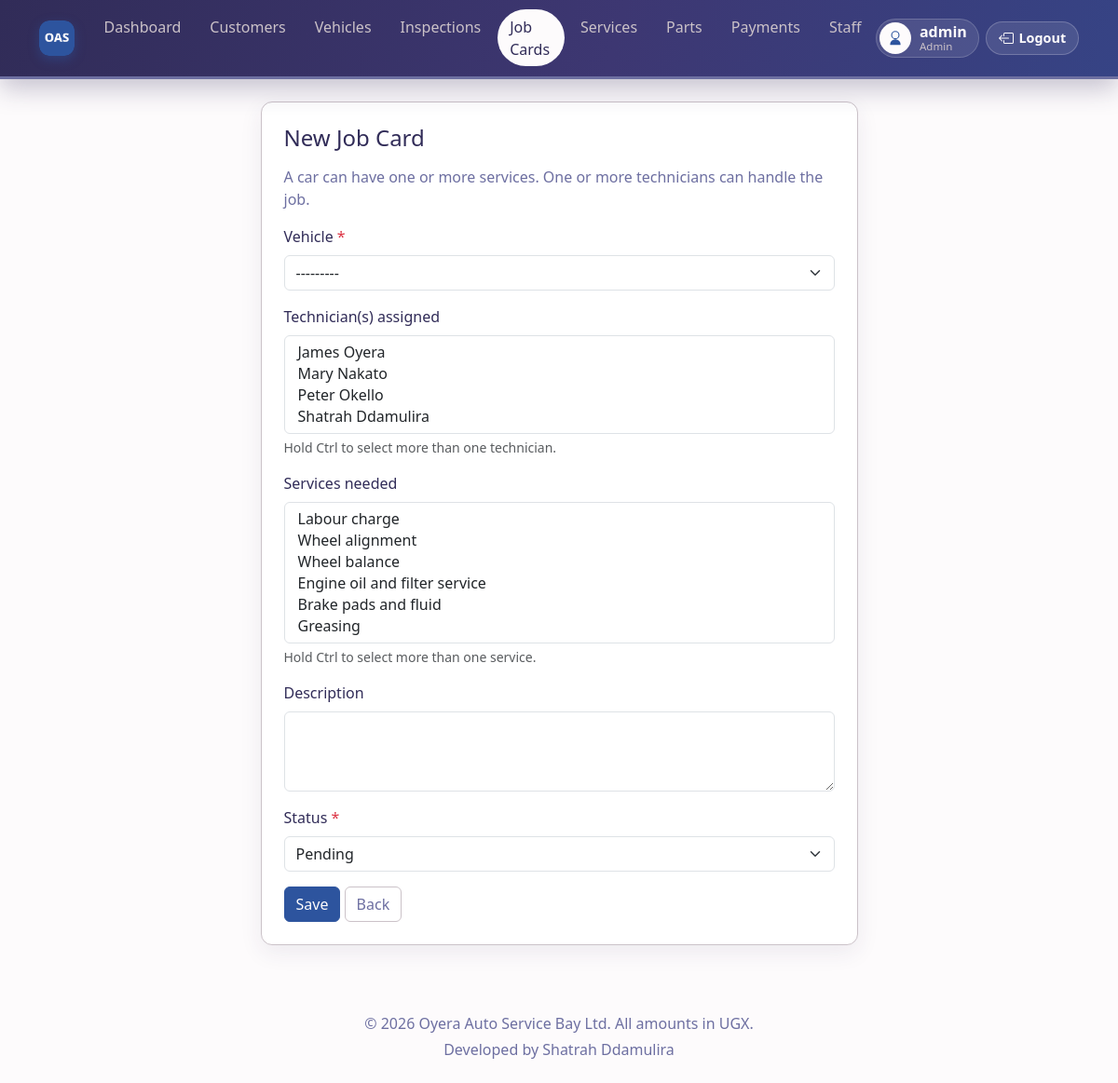
/orders/add/ (signed in), run on the app's committed database.
### orders/models.py (models this page shows)
class Vehicle(models.Model):
    SIZE_CHOICES = [
        ('Heavy', 'Heavy'),
        ('Commercial', 'Commercial'),
        ('Small', 'Small'),
    ]
    vehicle_id = models.AutoField(primary_key=True)
    customer = models.ForeignKey(Customer, on_delete=models.CASCADE)
    size = models.CharField(max_length=20, choices=SIZE_CHOICES)
    car_model = models.CharField(max_length=50, blank=True)
    number_plate = models.CharField(max_length=20)
    def __str__(self):
        return f"{self.number_plate} ({self.car_model})"

### services/models.py (models this page shows)
class Service(models.Model):
    service_id = models.AutoField(primary_key=True)
    service_name = models.CharField(max_length=50)
    description = models.TextField()
    unit_cost = models.DecimalField(max_digits=15, decimal_places=2)
    def __str__(self):
        return self.service_name

### orders/views.py (the view)
# urls.py: path('add/', views.order_add, name='order_add'),
@role_required(ADMIN, SENIOR)
def order_add(request):
    if request.method == 'POST':
        form = OrderForm(request.POST)
        if form.is_valid():
            form.save()
            messages.success(request, 'Job card saved.')
            return redirect('order_list')
    else:
        form = OrderForm(initial=_form_initial(request, 'vehicle'))
    return render(request, 'orders/simple_form.html', {
        'form': form,
        'title': 'New Job Card',
        'note': 'A car can have one or more services. One or more technicians can handle the job.',
        'cancel_url': 'order_list',
    })

### orders/forms.py (shortened to what this page needs)
class OrderForm(forms.ModelForm):
    use_required_attribute = False
    class Meta:
        model = Order
        fields = ['vehicle', 'technicians', 'service', 'description', 'status']
        widgets = {
            'vehicle': forms.Select(attrs={'class': 'form-select'}),
            'technicians': forms.SelectMultiple(attrs={'class': 'form-select', 'size': 4}),
            'service': forms.SelectMultiple(attrs={'class': 'form-select', 'size': 6}),
            'description': forms.Textarea(attrs={'class': 'form-control', 'rows': 3}),
            'status': forms.Select(attrs={'class': 'form-select'}),
        }
        labels = {
            'service': 'Services needed',
            'technicians': 'Technician(s) assigned',
        }
        help_texts = {
            'technicians': 'Hold Ctrl to select more than one technician.',
            'service': 'Hold Ctrl to select more than one service.',
        }
        error_messages = {
            'vehicle': {'required': 'Select the vehicle for this job card.'},
        }

### employees/access.py (called while the page is built)
def user_role(user):
    if not user.is_authenticated:
        return None
    if user.is_superuser:
        return ADMIN
    employee = getattr(user, 'employee', None)
    if employee:
        return employee.job_role
    return None

def role_required(*roles):
    def decorator(view_func):
        @login_required
        @wraps(view_func)
        def wrapped(request, *args, **kwargs):
            if user_role(request.user) not in roles:
                messages.error(request, 'You are not allowed to open that page.')
                return redirect('home')
            return view_func(request, *args, **kwargs)
        return wrapped
    return decorator

### employees/models.py (called while the page is built)
    def __str__(self):
        return self.employee_name

### orders/views.py (called while the page is built)
def _form_initial(request, *fields):
    initial = {}
    for field in fields:
        value = request.GET.get(field)
        if value:
            initial[field] = value
    return initial

### orders/templates/orders/simple_form.html (shortened to what this page needs)
{% extends "base.html" %}
{% block content %}
<div class="row justify-content-center">
    <div class="col-md-7">
        <div class="page-card p-4">
            <h1 class="h4 mb-3">{{ title }}</h1>
            {% if note %}<p class="text-muted">{{ note }}</p>{% endif %}
            <form method="post" novalidate>
                {% include 'includes/form_fields.html' %}
                <button class="btn btn-bay" type="submit">Save</button>
                <a href="{% url cancel_url|default:'home' %}" class="btn btn-outline-secondary">Back</a>
            </form>
        </div>
    </div>
</div>
{% endblock %}

### oas/templates/base.html (shortened to what this page needs)
{% load static %}
<!DOCTYPE html>
<html lang="en">
<head>
    <link href="https://cdn.jsdelivr.net/npm/bootstrap@5.3.3/dist/css/bootstrap.min.css" rel="stylesheet">
</head>
<body class="{% block body_class %}{% endblock %}">
{% if user.is_authenticated %}
{% with url_name=request.resolver_match.url_name|default:'' %}
<nav class="navbar navbar-expand-lg navbar-dark sticky-top app-nav mb-4">
    <div class="container">
        <a class="navbar-brand d-flex align-items-center" href="{% url 'home' %}" title="OAS Bay">
            <img src="{% static 'employees/logo.png' %}" alt="OAS Bay" class="brand-mark" width="38" height="38">
        </a>
        <div class="d-flex align-items-center order-lg-3 ms-auto ms-lg-0">
            <div class="profile-chip" title="{{ profile_name }}">
                <span class="profile-icon" aria-hidden="true">
                    <svg xmlns="http://www.w3.org/2000/svg" width="18" height="18" fill="currentColor" viewBox="0 0 16 16">
                        <path d="M8 8a3 3 0 1 0 0-6 3 3 0 0 0 0 6m4-3a4 4 0 1 1-8 0 4 4 0 0 1 8 0M8 9a5 5 0 0 0-5 5 .5.5 0 0 0 .5.5h9a.5.5 0 0 0 .5-.5 5 5 0 0 0-5-5"/>
                    </svg>
                </span>
                <span class="d-none d-md-block">
                    <strong>{{ profile_name }}</strong>
                    <small>{{ role_label }}</small>
                </span>
            </div>
            <form method="post" action="{% url 'logout' %}" class="d-inline">
                <button type="submit" class="logout-btn" title="Logout">
                    <span class="d-none d-sm-inline">Logout</span>
                </button>
            </form>
        </div>
        <div class="collapse navbar-collapse order-lg-2" id="mainNav">
            <ul class="navbar-nav mx-lg-auto my-2 my-lg-0">
                <li class="nav-item"><a class="nav-link {% if url_name == 'home' %}active{% endif %}" href="{% url 'home' %}">Dashboard</a></li>
                {% if can_manage_customers %}
                <li class="nav-item"><a class="nav-link {% if url_name == 'customer_list' or url_name == 'customer_add' %}active{% endif %}" href="{% url 'customer_list' %}">Customers</a></li>
                <li class="nav-item"><a class="nav-link {% if url_name == 'vehicle_list' or url_name == 'vehicle_add' %}active{% endif %}" href="{% url 'vehicle_list' %}">Vehicles</a></li>
                {% endif %}
                {% if can_inspect %}
                <li class="nav-item"><a class="nav-link {% if url_name == 'inspection_list' or url_name == 'inspection_add' %}active{% endif %}" href="{% url 'inspection_list' %}">Inspections</a></li>
                {% endif %}
                {% if can_view_jobs %}
                <li class="nav-item"><a class="nav-link {% if url_name == 'order_list' or url_name == 'order_add' or url_name == 'order_detail' %}active{% endif %}" href="{% url 'order_list' %}">Job Cards</a></li>
                {% endif %}
                {% if can_view_services %}
                <li class="nav-item"><a class="nav-link {% if url_name == 'service_list' or url_name == 'service_add' or url_name == 'service_edit' %}active{% endif %}" href="{% url 'service_list' %}">Services</a></li>
                {% endif %}
                {% if can_view_parts %}
                <li class="nav-item"><a class="nav-link " href="{% url 'part_list' %}">{% if is_technician %}Issued parts{% else %}Parts{% endif %}</a></li>
                {% endif %}
                {% if can_manage_payments %}
                <li class="nav-item"><a class="nav-link {% if url_name == 'payment_list' or url_name == 'payment_add' or url_name == 'receipt_view' %}active{% endif %}" href="{% url 'payment_list' %}">Payments</a></li>
                {% elif can_view_receipts %}
                <li class="nav-item"><a class="nav-link {% if url_name == 'payment_list' or url_name == 'receipt_view' %}active{% endif %}" href="{% url 'payment_list' %}">Receipts</a></li>
                {% endif %}
                {% if can_manage_staff %}
                <li class="nav-item"><a class="nav-link " href="{% url 'employee_list' %}">Staff</a></li>
                {% endif %}
            </ul>
        </div>
    </div>
</nav>
{% endwith %}
{% else %}
<div class="py-4 auth-spacer"></div>
{% endif %}
<main class="container pb-5">
    {% block content %}{% endblock %}
</main>
<footer class="text-center py-4">
    <div>&copy; 2026 Oyera Auto Service Bay Ltd. All amounts in UGX.</div>
    <div class="mt-1">Developed by Shatrah Ddamulira</div>
</footer>
</body>
</html>

### oas/templates/includes/form_fields.html (shortened to what this page needs)
{% for field in form %}
    <div class="mb-3">
        <label class="form-label" for="{{ field.id_for_label }}">
            {{ field.label }}
            {% if field.field.required %}<span class="text-danger">*</span>{% endif %}
        </label>
        {{ field }}
        {% if field.help_text %}
            <div class="form-text">{{ field.help_text }}</div>
        {% endif %}
    </div>
{% endfor %}

### oas/templates/base.html (style rules this page uses)
:root { --paper: #fdfbfc; --mist: #cbc2c8; --slate: #6d6fa1; --bay: #2d549e; --ink: #312c58; }
html { scroll-behavior: smooth; }
body { background: var(--paper); color: var(--ink); min-height: 100vh; }
a { color: var(--bay); }
.navbar.app-nav { background: linear-gradient(105deg, var(--ink) 0%, #3d3772 55%, var(--bay) 160%) !important; box-shadow: 0 10px 28px rgba(49,44,88,.28); padding-top: .65rem; padding-bottom: .65rem; border-bottom: 3px solid var(--slate); }
.navbar-brand { color: var(--paper) !important; font-weight: 700; letter-spacing: .02em; }
.brand-mark { width: 38px; height: 38px; border-radius: 11px; display: block; box-shadow: 0 4px 12px rgba(45,84,158,.45); }
.nav-link { color: var(--mist) !important; border-radius: 999px; padding: 0.4rem 0.85rem !important; margin: 0 0.12rem; font-weight: 500; transition: color .2s ease, background-color .2s ease; }
.nav-link.active { background: var(--paper); color: var(--ink) !important; }
.profile-chip { display: flex; align-items: center; gap: .55rem; background: rgba(253,251,252,.1); border: 1px solid rgba(253,251,252,.18); border-radius: 999px; padding: .2rem .75rem .2rem .2rem; color: var(--paper); max-width: 220px; }
.profile-chip strong, .profile-chip small { display: block; line-height: 1.15; }
.profile-chip strong { overflow: hidden; text-overflow: ellipsis; white-space: nowrap; }
.profile-chip small { color: var(--mist); font-size: .72rem; }
.profile-icon { width: 34px; height: 34px; border-radius: 50%; background: var(--paper); color: var(--bay); display: inline-flex; align-items: center; justify-content: center; font-weight: 700; flex-shrink: 0; }
.logout-btn { display: inline-flex; align-items: center; gap: .35rem; border: 1px solid rgba(253,251,252,.22); background: rgba(253,251,252,.1); color: var(--paper); border-radius: 999px; padding: .4rem .8rem; margin-left: .45rem; font-size: .9rem; font-weight: 600; cursor: pointer; }
.page-card { background: #fff; border: 1px solid var(--mist); border-radius: 12px; box-shadow: 0 8px 24px rgba(49,44,88,.08); transition: box-shadow .2s ease, transform .2s ease; }
.btn { transition: background-color .2s ease, color .2s ease, transform .15s ease, box-shadow .2s ease; }
.btn-bay { background: var(--bay); color: var(--paper); border-color: var(--bay); }
.btn-outline-secondary { color: var(--slate); border-color: var(--mist); }
.text-muted { color: var(--slate) !important; }
footer { color: var(--slate); }
main.container { animation: pageIn .22s ease; }

### data on the page
Vehicle: form "---------"
Service: form "Labour charge / Wheel alignment / Wheel balance / Engine oil and filter service / Brake pads and fluid / Greasing"

### other printed values
{{ profile_name }} "admin"
{{ role_label }} "Admin"
{{ title }} "New Job Card"
{{ note }} "A car can have one or more services. One or more technicians can handle the job."
{{ field.label }} "Vehicle" "Technician(s) assigned" "Services needed" "Description" "Status"
{{ field.help_text }} "Hold Ctrl to select more than one technician." "Hold Ctrl to select more than one service."
